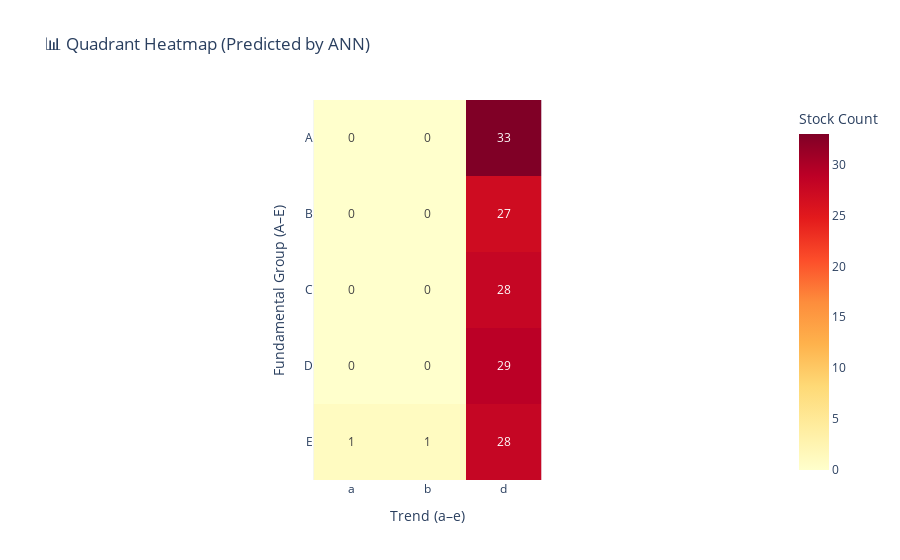

The code cell stored with this chart in its notebook:
### Code cell
import plotly.express as px
import pandas as pd

# -----------------------------
# 1. แตก True Quadrant ออกเป็น Fundamental (A–E) และ Trend (a–e)
# -----------------------------
df_results['Fundamental'] = df_results['Predicted Quadrant'].str[0]   # ตัวแรก เช่น A, B, C, D, E
df_results['Trend'] = df_results['Predicted Quadrant'].str[1]        # ตัวสอง เช่น a, b, c, d, e

# -----------------------------
# 2. สร้าง Pivot Table
# -----------------------------
heatmap_data = pd.pivot_table(
    df_results,
    index="Fundamental", columns="Trend",
    values="Predicted Quadrant",
    aggfunc="count", fill_value=0
)

# -----------------------------
# 3. Plot Heatmap
# -----------------------------
fig = px.imshow(
    heatmap_data,
    text_auto=True,
    color_continuous_scale="YlOrRd",
    labels=dict(x="Trend (a–e)", y="Fundamental Group (A–E)", color="Stock Count"),
    title="📊 Quadrant Heatmap (Predicted by ANN)"
)

fig.update_layout(xaxis_title="Trend (a–e)", yaxis_title="Fundamental Group (A–E)")
fig.show()

### Figure 1 — Plotly figure (JSON) as saved in the notebook; plotly's stock layout.template omitted (floating-point values rounded to 4 significant figures)
{"data": [{"coloraxis": "coloraxis", "hovertemplate": "Trend (a–e): %{x}<br>Fundamental Group (A–E): %{y}<br>Stock Count: %{z}<extra></extra>", "name": "0", "texttemplate": "%{z}", "type": "heatmap", "x": ["a", "b", "d"], "xaxis": "x", "y": ["A", "B", "C", "D", "E"], "yaxis": "y", "z": [[0, 0, 33], [0, 0, 27], [0, 0, 28], [0, 0, 29], [1, 1, 28]]}], "layout": {"coloraxis": {"colorbar": {"title": {"text": "Stock Count"}}, "colorscale": [[0, "rgb(255,255,204)"], [0.125, "rgb(255,237,160)"], [0.25, "rgb(254,217,118)"], [0.375, "rgb(254,178,76)"], [0.5, "rgb(253,141,60)"], [0.625, "rgb(252,78,42)"], [0.75, "rgb(227,26,28)"], [0.875, "rgb(189,0,38)"], [1, "rgb(128,0,38)"]]}, "title": {"text": "📊 Quadrant Heatmap (Predicted by ANN)"}, "xaxis": {"anchor": "y", "constrain": "domain", "domain": [0, 1], "scaleanchor": "y", "title": {"text": "Trend (a–e)"}}, "yaxis": {"anchor": "x", "autorange": "reversed", "constrain": "domain", "domain": [0, 1], "title": {"text": "Fundamental Group (A–E)"}}}}
